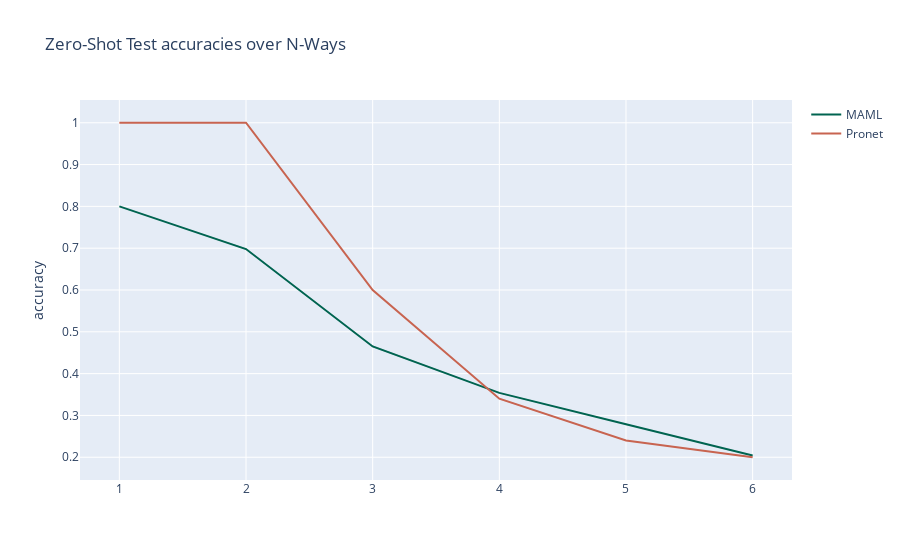

Here is the notebook cell this chart was saved with:
### Code cell
fig = go.Figure([
    go.Scatter(
        name='MAML',
        x=N,
        y=MAML,
        line=dict(color='rgb(0,100,80)'),
        mode='lines'
    ),
    go.Scatter(
        x=N+N[::-1], # x, then x reversed
        y=MAML_upper+MAML_lower[::-1], # upper, then lower reversed
        fill='toself',
        fillcolor='rgba(0,100,80,0.2)',
        line=dict(color='rgba(255,255,255,0)'),
        hoverinfo="skip",
        showlegend=False
    ),
    go.Scatter(
        name='Pronet',
        x=N,
        y=Pronet,
        line=dict(color='rgb(200,100,80)'),
        mode='lines'
    ),
    go.Scatter(
        x=N+N[::-1], # x, then x reversed
        y=Pronet_upper+Pronet_lower[::-1], # upper, then lower reversed
        fill='toself',
        fillcolor='rgba(200,100,80,0.2)',
        line=dict(color='rgba(255,255,255,0)'),
        hoverinfo="skip",
        showlegend=False
    )
])
fig.update_layout(
    yaxis_title='accuracy',
    title='Zero-Shot Test accuracies over N-Ways',
    hovermode="x"
)
fig.show()

### Figure 1 — Plotly figure (JSON) as saved in the notebook; plotly's stock layout.template omitted (floating-point values rounded to 4 significant figures)
{"data": [{"line": {"color": "rgb(0,100,80)"}, "mode": "lines", "name": "MAML", "type": "scatter", "x": [1, 2, 3, 4, 5, 6], "y": [0.8, 0.698, 0.465, 0.354, 0.279, 0.204]}, {"fill": "toself", "fillcolor": "rgba(0,100,80,0.2)", "hoverinfo": "skip", "line": {"color": "rgba(255,255,255,0)"}, "showlegend": false, "type": "scatter", "x": [1, 2, 3, 4, 5, 6, 6, 5, 4, 3, 2, 1], "y": [0.8, 0.7, 0.467, 0.355, 0.28, 0.205, 0.203, 0.278, 0.353, 0.463, 0.696, 0.8]}, {"line": {"color": "rgb(200,100,80)"}, "mode": "lines", "name": "Pronet", "type": "scatter", "x": [1, 2, 3, 4, 5, 6], "y": [1, 1, 0.6, 0.34, 0.24, 0.2]}, {"fill": "toself", "fillcolor": "rgba(200,100,80,0.2)", "hoverinfo": "skip", "line": {"color": "rgba(255,255,255,0)"}, "showlegend": false, "type": "scatter", "x": [1, 2, 3, 4, 5, 6, 6, 5, 4, 3, 2, 1], "y": [1, 1, 0.6, 0.342, 0.24, 0.2, 0.2, 0.24, 0.338, 0.6, 1, 1]}], "layout": {"hovermode": "x", "title": {"text": "Zero-Shot Test accuracies over N-Ways"}, "yaxis": {"title": {"text": "accuracy"}}}}
